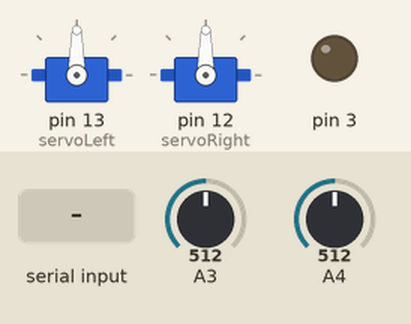
A sketch run on a simulated Arduino Uno, built with avr-gcc and run on an emulated ATmega328P. Parts: 2 × servo, output pins drawn as LEDs (lit = HIGH). The inputs (shaded band) are chosen by the test bench; at power-on: A4 = 512, A3 = 512. What the sketch prints to the serial monitor is not drawn.

Above: at 1.2 s.
1.3 s: A4 set to 310
2.8 s: A4 set to 285
At 3.8 s:
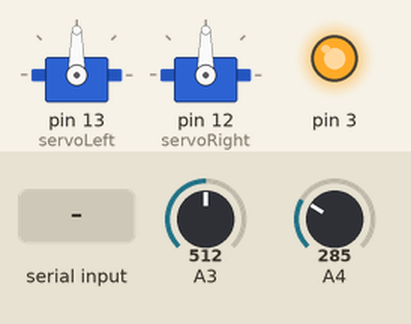
4.3 s: "Z" received over Serial
At 5.1 s:
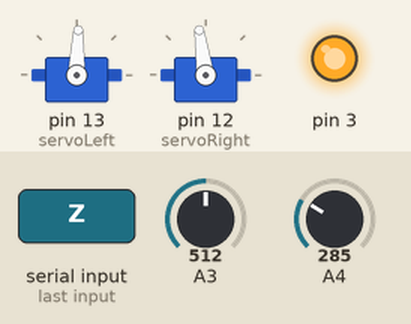
7.3 s: A3 set to 561
8.8 s: A3 set to 575
10.7 s: "Y" received over Serial
At 11.5 s:
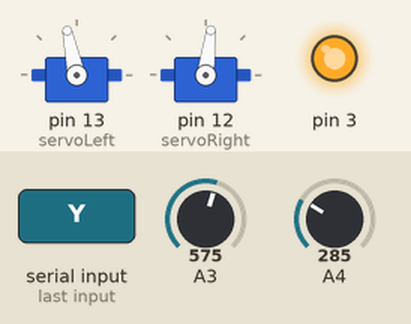
Timing chart, 0 to 13.7 s (numbered marks = the images above; inputs shaded):
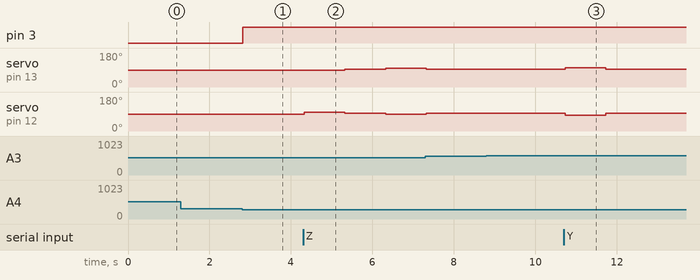

The sketch:

bluetooth_test2.ino
```cpp
#include <Servo.h>
#include <AltSoftSerial.h>


AltSoftSerial altSerial;


Servo servoLeft;
Servo servoRight;

void setup() {
  pinMode(3, OUTPUT);
  servoLeft.attach(13);
  servoRight.attach(12);
  Serial.begin(9600);
  /**while (!Serial) {
    ; // wait for serial port to connect. Needed for native USB port only
  }**/
  altSerial.begin(9600);
}

void loop() {
  char inByte;
  int sensorReading1 = analogRead(A4);
  //Serial.println(sensorReading1);
  if (sensorReading1 <= 300) {
    digitalWrite(3, HIGH);
  }
  else {
    digitalWrite(3, LOW);
  }

 if (altSerial.available()) {
    inByte = altSerial.read();
    Serial.println(inByte);
    Serial.write(inByte);
  }

  int sensorReading2 = analogRead(A3);
  if (sensorReading2 > 568) {

      { //check if any data is available at the serial port
        char data = Serial.read(); //read and then store data from board in "data" variable
        switch(data) //compare data with switch statement, to do if X is this do this, if x is that do that
          {
            case 'Z':
              servoRight.writeMicroseconds(1600);
              servoLeft.writeMicroseconds(1400);
              delay(1000);
            case 'z':
              servoRight.writeMicroseconds(1500);
              servoLeft.writeMicroseconds(1500);
              delay(1000);
            case 'Y':
              servoRight.writeMicroseconds(1400);
              servoLeft.writeMicroseconds(1600);
              delay(1000);
            case 'y':
              servoRight.writeMicroseconds(1500);
              servoLeft.writeMicroseconds(1500);
              delay(1000);
          }
          Serial.println(data);
      }
      delay(50);
  }
  else if (sensorReading2 <= 568 && sensorReading2 > 284) {
    if(Serial.available()>0)
      {
        char data = Serial.read();
        switch(data)
          {
            case 'Z':
              servoRight.writeMicroseconds(1550);
              servoLeft.writeMicroseconds(1450);
              delay(1000);
            case 'z':
              servoRight.writeMicroseconds(1500);
              servoLeft.writeMicroseconds(1500);
              delay(1000);
            case 'Y':
              servoRight.writeMicroseconds(1450);
              servoLeft.writeMicroseconds(1550);
              delay(1000);
            case 'y':
              servoRight.writeMicroseconds(1500);
              servoLeft.writeMicroseconds(1500);
              delay(1000);
          }

      }
      delay(50);
  }
  else {
    if(Serial.available()>0)
      { //check if any data is available at the serial port
        char data = Serial.read(); //read and then store data from board in "data" variable
        switch(data) //compare data with switch statement, to do if X is this do this, if x is that do that
          {
            case 'Z':
              servoRight.writeMicroseconds(1525);
              servoLeft.writeMicroseconds(1475);
              delay(1000);
            case 'z':
              servoRight.writeMicroseconds(1500);
              servoLeft.writeMicroseconds(1500);
              delay(1000);
            case 'Y':
              servoRight.writeMicroseconds(1475);
              servoLeft.writeMicroseconds(1525);
              delay(1000);
            case 'y':
              servoRight.writeMicroseconds(1500);
              servoLeft.writeMicroseconds(1500);
              delay(1000);
          }
          Serial.println(data);
      }
  delay(50);
  }

}
```

Measured:
- the behaviour switches between 301 and 300 on A4 (found by bisection; images 0 and 1)
- after the input at 1.3 s, every drawn part: stays the same
- after the input at 2.8 s, pin 3: LOW → HIGH at once
- after the input at 4.3 s, servo on pin 13 (servoLeft): 90° → 88° at once, → 93° 1.0 s later, → 98° 1.0 s later; servo on pin 12 (servoRight): 90° → 98° at once, → 93° 1.0 s later, → 88° 1.0 s later
- after the input at 8.8 s, every drawn part: stays the same
- after the input at 10.7 s, servo on pin 13 (servoLeft): 93° → 102° at once, → 93° 1.0 s later; servo on pin 12 (servoRight): 93° → 83° at once, → 93° 1.0 s later
